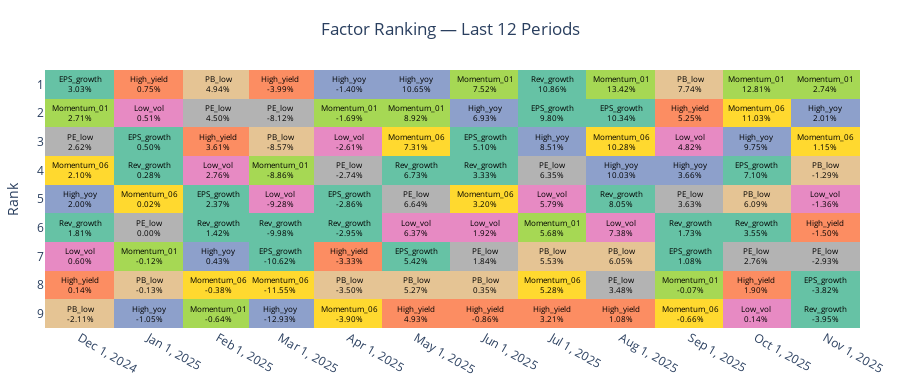

The notebook cell this image was saved under:
### Markdown cell above
## 函數2:最近一年因子月表現熱力圖

### Code cell
returns_dict = {
    "Momentum_01": ret_mom,
    
    "Momentum_06": ret_mom6,
    "PE_low": ret_pe_low1,
    "PB_low": ret_pb_low1,
    "Low_vol": ret_low_vol,
    "High_yield": ret_high_yield,
    "High_yoy": ret_high_yoy,
    "Rev_growth": ret_rev_growth,
    "EPS_growth": ret_eps_growth,
    
}

_ = factor_rank_tile_full(
    returns_dict=returns_dict,
    periods=12,
    freq="M",                   # "M" / "W" / "Y"
    
    text_size=8,              
    # save_html="factor_rank_last12_months.html",
)

### Figure 1 — Plotly figure (JSON) as saved in the notebook; plotly's stock layout.template omitted (floating-point values rounded to 4 significant figures)
{"data": [{"colorscale": [[0, "rgb(102,194,165)"], [0, "rgb(102,194,165)"], [0.125, "rgb(252,141,98)"], [0.125, "rgb(252,141,98)"], [0.25, "rgb(141,160,203)"], [0.25, "rgb(141,160,203)"], [0.375, "rgb(231,138,195)"], [0.375, "rgb(231,138,195)"], [0.5, "rgb(166,216,84)"], [0.5, "rgb(166,216,84)"], [0.625, "rgb(255,217,47)"], [0.625, "rgb(255,217,47)"], [0.75, "rgb(229,196,148)"], [0.75, "rgb(229,196,148)"], [0.875, "rgb(179,179,179)"], [0.875, "rgb(179,179,179)"], [1, "rgb(102,194,165)"], [1, "rgb(102,194,165)"]], "showscale": false, "text": [["EPS_growth<br>3.03%", "High_yield<br>0.75%", "PB_low<br>4.94%", "High_yield<br>-3.99%", "High_yoy<br>-1.40%", "High_yoy<br>10.65%", "Momentum_01<br>7.52%", "Rev_growth<br>10.86%", "Momentum_01<br>13.42%", "PB_low<br>7.74%", "Momentum_01<br>12.81%", "Momentum_01<br>2.74%"], ["Momentum_01<br>2.71%", "Low_vol<br>0.51%", "PE_low<br>4.50%", "PE_low<br>-8.12%", "Momentum_01<br>-1.69%", "Momentum_01<br>8.92%", "High_yoy<br>6.93%", "EPS_growth<br>9.80%", "EPS_growth<br>10.34%", "High_yield<br>5.25%", "Momentum_06<br>11.03%", "High_yoy<br>2.01%"], ["PE_low<br>2.62%", "EPS_growth<br>0.50%", "High_yield<br>3.61%", "PB_low<br>-8.57%", "Low_vol<br>-2.61%", "Momentum_06<br>7.31%", "EPS_growth<br>5.10%", "High_yoy<br>8.51%", "Momentum_06<br>10.28%", "Low_vol<br>4.82%", "High_yoy<br>9.75%", "Momentum_06<br>1.15%"], ["Momentum_06<br>2.10%", "Rev_growth<br>0.28%", "Low_vol<br>2.76%", "Momentum_01<br>-8.86%", "PE_low<br>-2.74%", "Rev_growth<br>6.73%", "Rev_growth<br>3.33%", "PE_low<br>6.35%", "High_yoy<br>10.03%", "High_yoy<br>3.66%", "EPS_growth<br>7.10%", "PB_low<br>-1.29%"], ["High_yoy<br>2.00%", "Momentum_06<br>0.02%", "EPS_growth<br>2.37%", "Low_vol<br>-9.28%", "EPS_growth<br>-2.86%", "PE_low<br>6.64%", "Momentum_06<br>3.20%", "Low_vol<br>5.79%", "Rev_growth<br>8.05%", "PE_low<br>3.63%", "PB_low<br>6.09%", "Low_vol<br>-1.36%"], ["Rev_growth<br>1.81%", "PE_low<br>0.00%", "Rev_growth<br>1.42%", "Rev_growth<br>-9.98%", "Rev_growth<br>-2.95%", "Low_vol<br>6.37%", "Low_vol<br>1.92%", "Momentum_01<br>5.68%", "Low_vol<br>7.38%", "Rev_growth<br>1.73%", "Rev_growth<br>3.55%", "High_yield<br>-1.50%"], ["Low_vol<br>0.60%", "Momentum_01<br>-0.12%", "High_yoy<br>0.43%", "EPS_growth<br>-10.62%", "High_yield<br>-3.33%", "EPS_growth<br>5.42%", "PE_low<br>1.84%", "PB_low<br>5.53%", "PB_low<br>6.05%", "EPS_growth<br>1.08%", "PE_low<br>2.76%", "PE_low<br>-2.93%"], ["High_yield<br>0.14%", "PB_low<br>-0.13%", "Momentum_06<br>-0.38%", "Momentum_06<br>-11.55%", "PB_low<br>-3.50%", "PB_low<br>5.27%", "PB_low<br>0.35%", "Momentum_06<br>5.28%", "PE_low<br>3.48%", "Momentum_01<br>-0.07%", "High_yield<br>1.90%", "EPS_growth<br>-3.82%"], ["PB_low<br>-2.11%", "High_yoy<br>-1.05%", "Momentum_01<br>-0.64%", "High_yoy<br>-12.93%", "Momentum_06<br>-3.90%", "High_yield<br>4.93%", "High_yield<br>-0.86%", "High_yield<br>3.21%", "High_yield<br>1.08%", "Momentum_06<br>-0.66%", "Low_vol<br>0.14%", "Rev_growth<br>-3.95%"]], "textfont": {"color": "black", "size": 8}, "texttemplate": "%{text}", "type": "heatmap", "x": ["2024-12", "2025-01", "2025-02", "2025-03", "2025-04", "2025-05", "2025-06", "2025-07", "2025-08", "2025-09", "2025-10", "2025-11"], "xgap": 0, "y": [1, 2, 3, 4, 5, 6, 7, 8, 9], "ygap": 0, "z": [[0, 1, 6, 1, 2, 2, 4, 8, 4, 6, 4, 4], [4, 3, 7, 7, 4, 4, 2, 0, 0, 1, 5, 2], [7, 0, 1, 6, 3, 5, 0, 2, 5, 3, 2, 5], [5, 8, 3, 4, 7, 8, 8, 7, 2, 2, 0, 6], [2, 5, 0, 3, 0, 7, 5, 3, 8, 7, 6, 3], [8, 7, 8, 8, 8, 3, 3, 4, 3, 8, 8, 1], [3, 4, 2, 0, 1, 0, 7, 6, 6, 0, 7, 7], [1, 6, 5, 5, 6, 6, 6, 5, 7, 4, 1, 0], [6, 2, 4, 2, 5, 1, 1, 1, 1, 5, 3, 8]], "zmax": 8, "zmin": 0}], "layout": {"height": 390, "margin": {"b": 40, "l": 40, "r": 40, "t": 70}, "paper_bgcolor": "white", "plot_bgcolor": "white", "title": {"text": "Factor Ranking — Last 12 Periods", "x": 0.5}, "xaxis": {"tickmode": "array", "tickvals": ["2024-12", "2025-01", "2025-02", "2025-03", "2025-04", "2025-05", "2025-06", "2025-07", "2025-08", "2025-09", "2025-10", "2025-11"], "title": {}}, "yaxis": {"autorange": "reversed", "dtick": 1, "title": {"text": "Rank"}}}}
